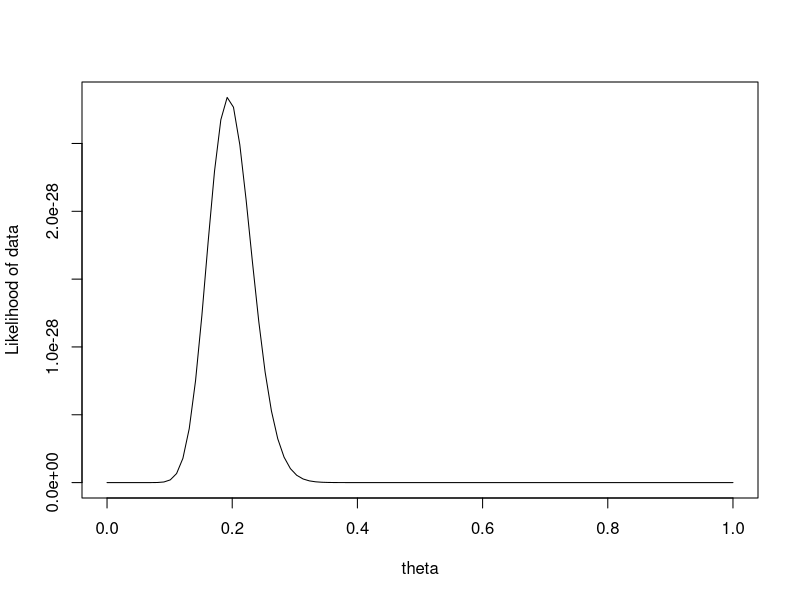
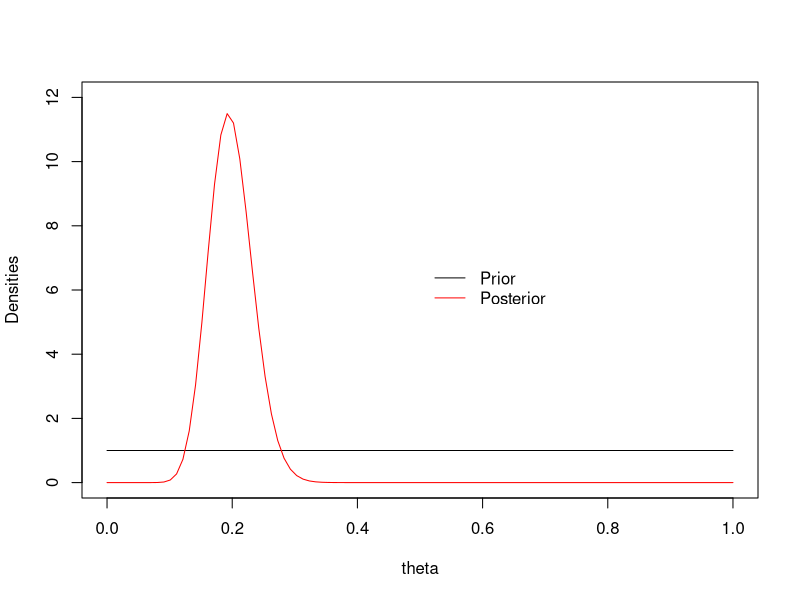
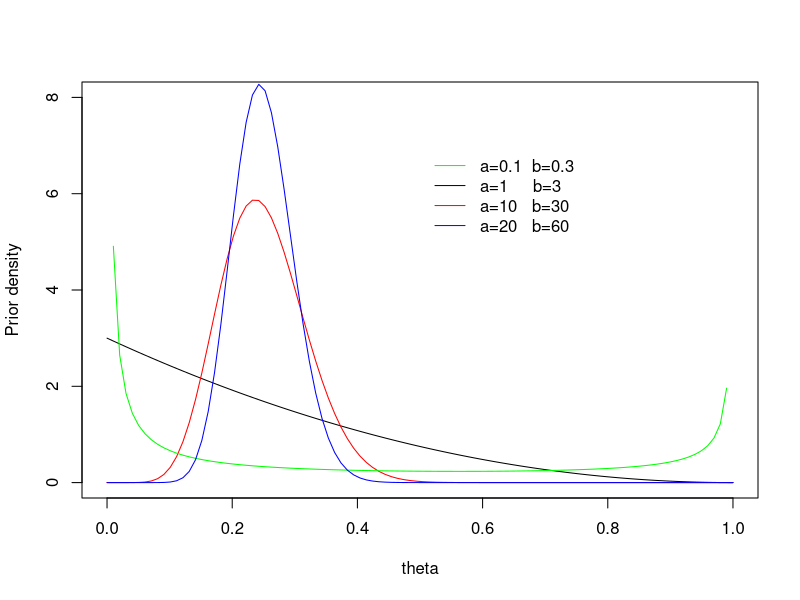
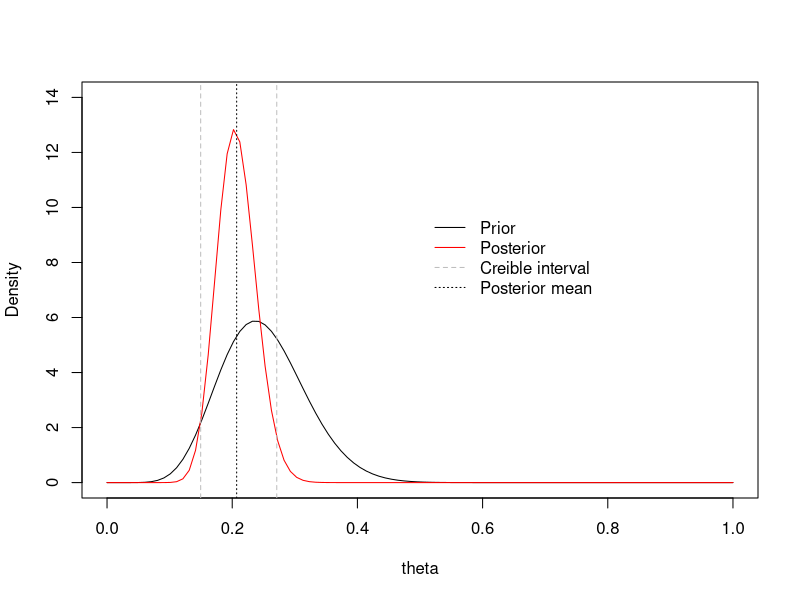

These figures' R source, in order:
##### Binomial model with unknown success probability

# Data
n = 129     # Number of women surveyed
sumy = 25   # Number of affirmative answers

# Likelihood
theta = seq(0, 1, length=100)
lik = (theta^sumy)*(1-theta)^(n-sumy)
plot(theta, lik, type="l", ylab="Likelihood of data")

# Prior and posterior distribution under a uniform prior
theta = seq(0, 1, length=100)
plot(theta, dbeta(theta,1,1), type="l", ylim=c(0,12), ylab="Densities")
lines(theta, dbeta(theta,sumy+1,n-sumy+1), col="red")
legend(0.5,7,c("Prior", "Posterior"),col=c("black","red"), lty=c(1,1), bty="n")


# How different prior distributions compare
theta = seq(0, 1, length=100)
plot(theta, dbeta(theta,1,3), type="l", ylim=c(0,8), ylab="Prior density")
lines(theta, dbeta(theta,10, 30), col="red")
lines(theta, dbeta(theta,.1, .3), col="green")
lines(theta, dbeta(theta,20, 60), col="blue")
legend(0.5,7,c("a=0.1  b=0.3", "a=1     b=3", "a=10   b=30", "a=20   b=60"),col=c("green","black","red","blue"), lty=c(1,1,1,1,1), bty="n")


# Prior and posterior distribution under a general beta prior, including posterior mean and 95% symmetric credible interval
a = 10
b = 30
theta = seq(0, 1, length=100)
plot(theta, dbeta(theta, a, b), type="l", ylim=c(0,14), ylab="Density")
lines(theta, dbeta(theta, sumy+a, n-sumy+b), col="red")
abline(v = (sumy+a)/(n+a+b), lty=3)
abline(v = qbeta(0.025, sumy+a, n-sumy+b), lty=2, col="grey")
abline(v = qbeta(0.975, sumy+a, n-sumy+b), lty=2, col="grey")
legend(0.5,10,c("Prior", "Posterior", "Creible interval", "Posterior mean"),col=c("black","red","grey","black"), lty=c(1,1,2,3), bty="n")


# Credible interval
c(qbeta(0.025, sumy+a, n-sumy+b), qbeta(0.975, sumy+a, n-sumy+b))

# Classical confidence interval
thetahat = sumy/n
c(thetahat - 2*sqrt(thetahat*(1-thetahat)/n), thetahat + 2*sqrt(thetahat*(1-thetahat)/n))
